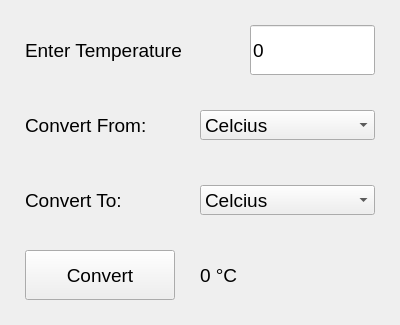
<?xml version="1.0" encoding="UTF-8"?>
<ui version="4.0">
 <class>MainWindow</class>
 <widget class="QMainWindow" name="MainWindow">
  <property name="geometry">
   <rect>
    <x>0</x>
    <y>0</y>
    <width>400</width>
    <height>325</height>
   </rect>
  </property>
  <property name="windowTitle">
   <string notr="true">Temperature Converter</string>
  </property>
  <widget class="QWidget" name="centralwidget">
   <widget class="QLabel" name="label_EnterTemperature">
    <property name="geometry">
     <rect>
      <x>25</x>
      <y>25</y>
      <width>200</width>
      <height>50</height>
     </rect>
    </property>
    <property name="font">
     <font>
      <pointsize>14</pointsize>
     </font>
    </property>
    <property name="text">
     <string notr="true">Enter Temperature</string>
    </property>
   </widget>
   <widget class="QLineEdit" name="lineEdit_TemperatureInput">
    <property name="geometry">
     <rect>
      <x>250</x>
      <y>25</y>
      <width>125</width>
      <height>50</height>
     </rect>
    </property>
    <property name="font">
     <font>
      <pointsize>14</pointsize>
     </font>
    </property>
    <property name="text">
     <string notr="true">0</string>
    </property>
   </widget>
   <widget class="QComboBox" name="comboBox">
    <property name="geometry">
     <rect>
      <x>200</x>
      <y>110</y>
      <width>175</width>
      <height>30</height>
     </rect>
    </property>
    <property name="font">
     <font>
      <pointsize>14</pointsize>
     </font>
    </property>
    <property name="currentText">
     <string notr="true">Celcius</string>
    </property>
    <item>
     <property name="text">
      <string notr="true">Celcius</string>
     </property>
    </item>
    <item>
     <property name="text">
      <string notr="true">Farhenheit</string>
     </property>
    </item>
    <item>
     <property name="text">
      <string notr="true">Kelvin</string>
     </property>
    </item>
   </widget>
   <widget class="QLabel" name="label_ConvertFrom">
    <property name="geometry">
     <rect>
      <x>25</x>
      <y>100</y>
      <width>150</width>
      <height>50</height>
     </rect>
    </property>
    <property name="font">
     <font>
      <pointsize>14</pointsize>
     </font>
    </property>
    <property name="text">
     <string notr="true">Convert From:</string>
    </property>
   </widget>
   <widget class="QComboBox" name="comboBox_2">
    <property name="geometry">
     <rect>
      <x>200</x>
      <y>185</y>
      <width>175</width>
      <height>30</height>
     </rect>
    </property>
    <property name="font">
     <font>
      <pointsize>14</pointsize>
     </font>
    </property>
    <item>
     <property name="text">
      <string notr="true">Celcius</string>
     </property>
    </item>
    <item>
     <property name="text">
      <string notr="true">Farhenheit</string>
     </property>
    </item>
    <item>
     <property name="text">
      <string notr="true">Kelvin</string>
     </property>
    </item>
   </widget>
   <widget class="QLabel" name="label_ConvertTo">
    <property name="geometry">
     <rect>
      <x>25</x>
      <y>175</y>
      <width>150</width>
      <height>50</height>
     </rect>
    </property>
    <property name="font">
     <font>
      <pointsize>14</pointsize>
     </font>
    </property>
    <property name="text">
     <string notr="true">Convert To:</string>
    </property>
   </widget>
   <widget class="QPushButton" name="pushButton_Convert">
    <property name="geometry">
     <rect>
      <x>25</x>
      <y>250</y>
      <width>150</width>
      <height>50</height>
     </rect>
    </property>
    <property name="font">
     <font>
      <pointsize>14</pointsize>
     </font>
    </property>
    <property name="text">
     <string notr="true">Convert</string>
    </property>
   </widget>
   <widget class="QLabel" name="label_TemperatureOutput">
    <property name="geometry">
     <rect>
      <x>200</x>
      <y>250</y>
      <width>150</width>
      <height>50</height>
     </rect>
    </property>
    <property name="font">
     <font>
      <pointsize>14</pointsize>
     </font>
    </property>
    <property name="text">
     <string notr="true">0 °C</string>
    </property>
   </widget>
  </widget>
 </widget>
 <resources/>
 <connections/>
</ui>
